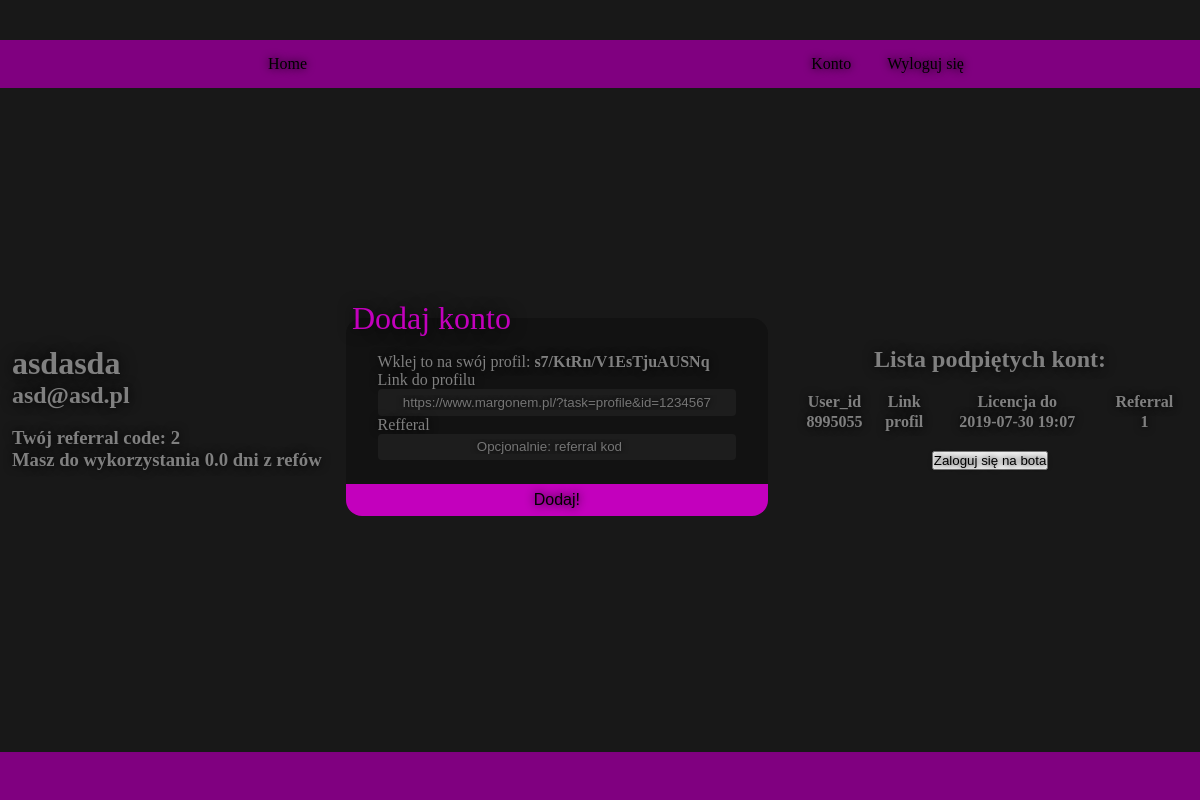
The app's page /acc (signed in) with its own data.
### apkabot/models.py (models this page shows, shortened)
class User(db.Model, UserMixin):
    id = db.Column(db.Integer, primary_key=True)
    username = db.Column(db.String(15), unique=True, nullable=False)
    email = db.Column(db.String(50), unique=True, nullable=False)
    password = db.Column(db.String(60), nullable=False)
    free = db.Column(db.Float, nullable=True, default = 0)
    accounts = db.relationship('Account', backref='owner', lazy=True)

class Account(db.Model):
    id = db.Column(db.Integer, primary_key=True, nullable=False)
    owner_id = db.Column(db.Integer, db.ForeignKey('user.id'), nullable=False)
    user_id = db.Column(db.Integer, nullable=False)
    url = db.Column(db.String(50), nullable=False)
    login = db.Column(db.String(30), nullable=True)
    password = db.Column(db.String(30), nullable=True)
    ref = db.Column(db.Integer, nullable=True)
    license = db.Column(db.DateTime, nullable=True, default = datetime.now() + timedelta(hours=3))

### apkabot/routes.py (the view, shortened to what this page needs)
@app.route("/acc", methods=['GET','POST'])
@login_required
def acc():
    form = ConnectAccountForm()
    auth = current_user.password[30:-10]
    acc_list = Account.query.filter_by(owner_id = current_user.id)
    return render_template('account.html', acc_list = acc_list, auth=auth, title=f'{current_user.username}', form=form)

### apkabot/forms.py (shortened to what this page needs)
class ConnectAccountForm(FlaskForm):
    profile = StringField('Link do profilu', validators=[
        DataRequired(),
        Regexp(regex=r'^https:\/\/www.margonem.pl\/\?task=profile\&id=[0-9]([0-9])*$', message="Zły link do profilu"),
        Length(min=42, max=50)])
    referral = IntegerField('Refferal', validators=[Optional(), NumberRange(1,4000, message="")])
    submit = SubmitField('Połącz konto!')

### apkabot/models.py (called while the page is built)
@login_manager.user_loader
def load_user(user_id):
    return User.query.get(int(user_id))

### apkabot/templates/account.html (shortened to what this page needs)
{% extends "layout.html" %}
{% block content %}
<div id=info>
    <h1>{{ current_user.username }}</h1>
    <h2>{{ current_user.email }}</h2><br>
    <h3>Twój referral code: {{ current_user.id }}</h3>
    <h3>Masz do wykorzystania {{ current_user.free }} dni z refów</h3>
</div>
<div id="add-acc">
    <form method="post" action="">
        <fieldset class="login">
            <legend>Dodaj konto</legend>
            <div class="form">
                <p>Wklej to na swój profil: <b>{{ auth }}</b></p>
                <div class="form-group">
                    {{ form.profile.label(class="form-control-label") }}
                    {% if form.profile.errors %}
                        {{ form.profile(class="form-control-label is-invalid") }}
                        <div class="invalid-feedback">
                            {% for error in form.profile.errors %}
                                <span>{{ error }}</span>
                            {% endfor %}
                        </div>
                    {% else %}
                        {{ form.profile(type="url", class="form-control form-control-lg", minlength="42", maxlength="49", size=30, placeholder="https://www.margonem.pl/?task=profile&id=1234567") }}
                    {% endif %}
                </div>
                <div class="form-group">
                    {{ form.referral.label(class="form-control-label") }}
                    {% if form.referral.errors %}
                        {{ form.referral(class="form-control-label is-invalid") }}
                        <div class="invalid-feedback">
                            {% for error in form.referral.errors %}
                                <span>{{ error }}</span>
                            {% endfor %}
                        </div>
                    {% else %}
                        {{ form.referral(class="form-control form-control-lg", placeholder="Opcjonalnie: referral kod") }}
                    {% endif %}
                </div>
            </div>
            <input type="submit" value="Dodaj!">
        </fieldset>
    </form>
</div>
<div id="acc-list">
    <h2>Lista podpiętych kont:</h2><br>
    <table>
        <tr>
            <th>User_id</th>
            <th>Link</th>
            <th>Licencja do</th>
            <th>Referral</th>
        </tr>
        {% for acc in acc_list %}
        <tr>
            <th>{{acc.user_id}}</th>
            <th><a href="{{acc.url}}" target="_blank">profil</a></th>
            <th>{{acc.license.strftime('%Y-%m-%d %H:%M')}}</th>
            <th>{% if acc.ref %}{{ acc.ref }}{% endif %}</th>
        </tr>
        {% endfor %}
    </table><br>
    <a href="{{ url_for('play') }}">
        <button>Zaloguj się na bota</button>
    </a>
</div>
{% endblock content %}

### apkabot/static/main.css (style rules this page uses)
*, *::before, *::after { margin: 0; padding: 0; -webkit-box-sizing: border-box; box-sizing: border-box; text-shadow: 0 0 0.5em black; }
body { display: -ms-grid; display: grid; -webkit-box-align: center; -ms-flex-align: center; align-items: center; justify-items: center; min-height: 100vh; background: #181818; color: grey; grid-template-areas: "header header header" "main main main" "footer footer footer"; -ms-grid-rows: 4em auto 3em; grid-template-rows: 4em auto 3em; -ms-grid-columns: auto; grid-template-columns: auto; }
main a { text-decoration: none; color: grey; }
main .login { display: -webkit-box; display: -ms-flexbox; display: flex; -webkit-box-orient: vertical; -webkit-box-direction: normal; -ms-flex-direction: column; flex-direction: column; background: #121212; border: none; border-radius: 1em; }
main .login input { border-radius: 0.3em; height: 2em; width: 100%; text-align: center; border: none; background: #1d1d1d; color: white; }
main .login legend { color: #c300bd; margin: 0 1em 0.5em 0.2em; font-size: 2em; }
main .login .form { margin: 0 2em 0 2em; }
main .login input[type=submit] { background: #c300bd; color: black; font-size: 1em; text-shadow: 0 0 10px black; cursor: pointer; margin-top: 1.5em; border-radius: 0 0 1em 1em; }
#acc-list { display: -webkit-box; display: -ms-flexbox; display: flex; -webkit-box-orient: vertical; -webkit-box-direction: normal; -ms-flex-direction: column; flex-direction: column; width: 33%; height: 50%; -webkit-box-pack: center; -ms-flex-pack: center; justify-content: center; text-align: center; }

### records on screen
User: username "asdasda", email "asd@asd.pl", id "2", free "0.0"
Account: user_id "8995055", license "2019-07-30 19:07", ref "1"

### other values on screen
{{ auth }} "s7/KtRn/V1EsTjuAUSNq"
